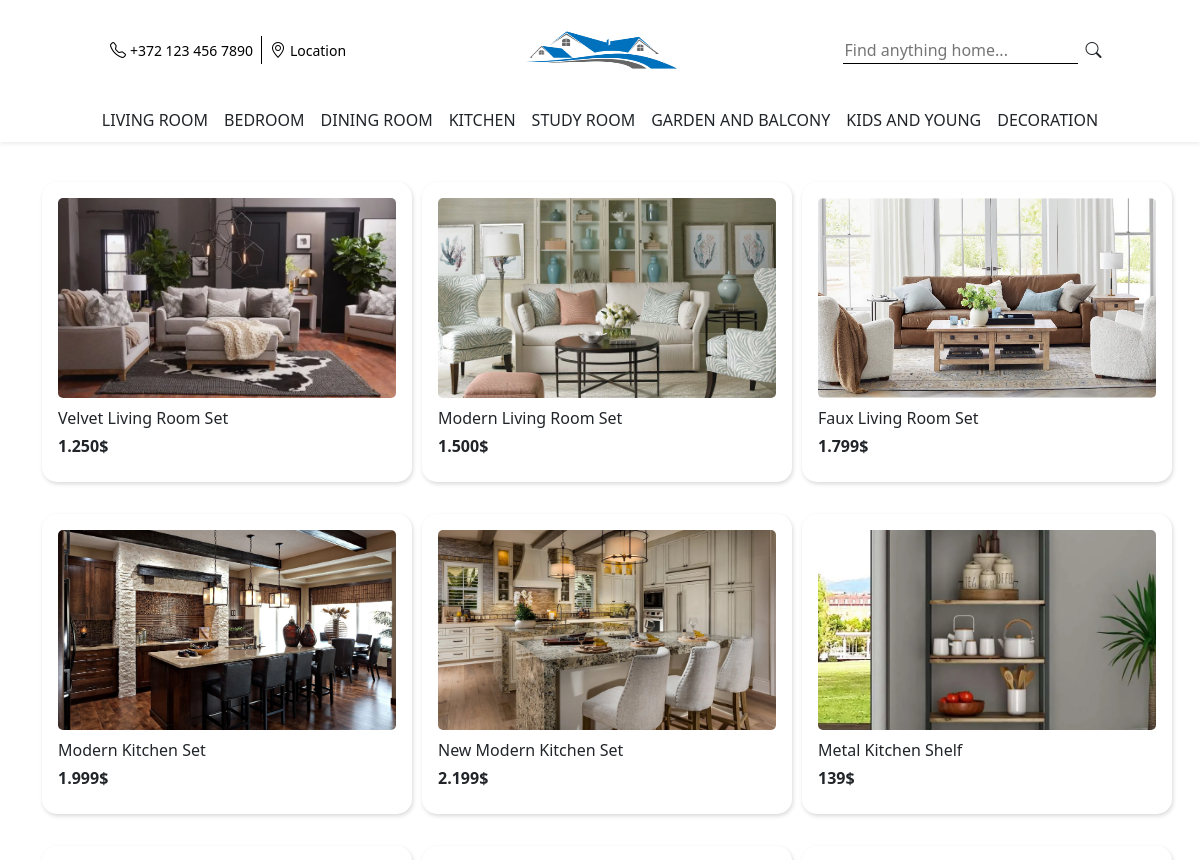
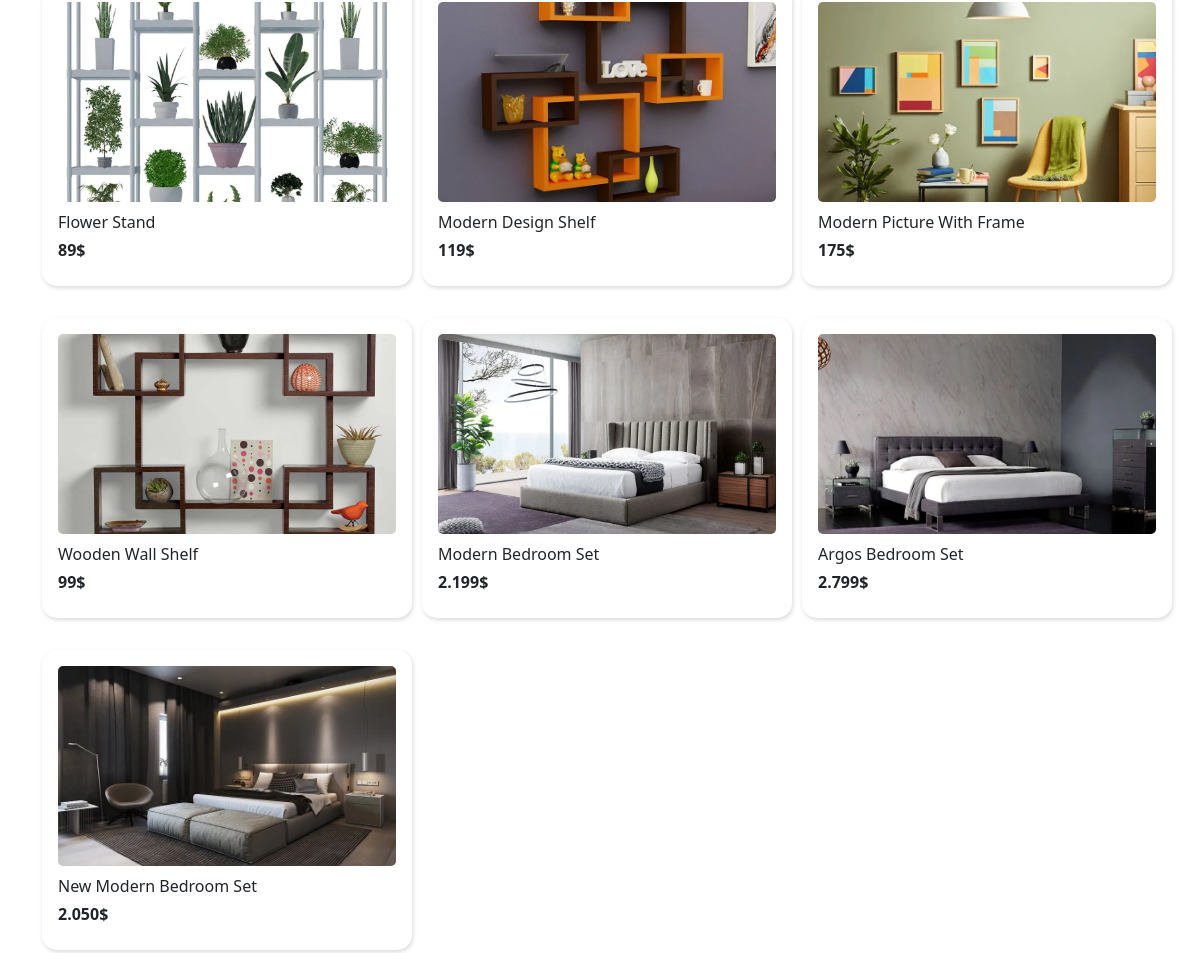
/products.php, run on the app's committed database (2 pictures, top to bottom).
### tables this page shows
CREATE TABLE `tags` (
  `id` int(11) NOT NULL,
  `tag` varchar(150) NOT NULL
);

CREATE TABLE `products` (
  `id` int(11) NOT NULL,
  `name` varchar(250) NOT NULL,
  `price` varchar(250) NOT NULL,
  `link` varchar(250) NOT NULL,
  `image` varchar(250) NOT NULL
);

### products.php (the view, shortened to what this page needs)
<?php
    require 'db.php';
?>
<!DOCTYPE html>
<html lang="en">
<head>
    <link rel="stylesheet" href="./styles/style.css" />
    <link href="https://cdn.jsdelivr.net/npm/bootstrap@5.0.2/dist/css/bootstrap.min.css" rel="stylesheet">
    <link rel="stylesheet" href="https://cdn.jsdelivr.net/npm/bootstrap-icons@1.8.3/font/bootstrap-icons.css">
</head>
<body>
    <header class="shadow-sm">
        <div class="container">
            <div class="row mx-auto">
                <div class="col-12 col-md-4 mt-3 mt-md-0">
                    <div class="d-flex align-items-center justify-content-center h-100">
                        <div id="phone-number" class="d-flex align-items-center gap-1">
                            <i class="bi-telephone nav-icon"></i>
                            <a href="https://wa.me/+3721234567890?text=Hey%20i%20wanna%20buy%20a%20furniture%2C%20can%20you%20help%20me%3F" target="_blank"><span class="header-text"> +372 123 456 7890</span></a>
                        </div>
                        <div id="location" class="d-flex align-items-center gap-1">
                            <i class="bi-geo-alt nav-icon"></i>
                            <a href="./#map"><span class="header-text"> Location</span></a>
                        </div>
                    </div>
                </div>
                <div class="col-12 col-md-4">
                    <div class="d-flex align-items-center justify-content-center h-100">
                       <a href="./"><img src="./img/logo.png" alt="Logo" width="165" height="100"></a>
                    </div>
                </div>
                <div class="col-12 col-md-4 mb-3 mb-md-0">
                    <div class="d-flex align-items-center justify-content-center h-100 gap-2">
                        <input id="search-input" name="search-input" type="search" placeholder="Find anything home...">
                        <i class="bi-search nav-icon"></i>
                    </div>
                </div>
            </div>
            <nav class="row overflow-auto no-scrollbar">
                <ul class="d-flex justify-content-start justify-content-lg-center gap-3 m-0">
                <?php
                        $tagQuery = mysqli_query($conn, "SELECT * FROM tags");
                        while($tagRow = mysqli_fetch_row($tagQuery)){
                            $tag = $tagRow[1];
                            $liTag = strtoupper($tag);
                    ?>
                    <li class="nav-item py-2">
                        <a href="./products.php?tag=<?php echo $liTag?>"><span><?php echo $liTag?></span></a>
                    </li>
                    <?php } ?>
                </ul>
            </nav>
        </div>
    </header>
    <main>
        <div id="products" class="container my-4">
            <div class="row">
                <?php
                    if (empty($_GET)) {
                        $query = mysqli_query($conn, "SELECT * FROM products");
                    } else {
                        $tagName = $_GET['tag'];
                        $query = mysqli_query($conn, "SELECT * FROM products INNER JOIN producttags ON products.id = producttags.productID WHERE producttags.tag='$tagName'");
                    }
                    while($row = mysqli_fetch_row($query)){
                        $id = $row[0];
                        $name = $row[1];
                        $price = $row[2];
                        $link = $row[3];
                        $image = $row[4];
                ?>
                <div class="col-12 col-md-6 col-xl-4">
                    <a id="furniture__link" href="<?php echo $link ?>" target="_blank">
                        <div class="furniture__card">
                            <img id="furniture__img" src="./img/static/<?php echo $image ?>" alt="Furniture <?php echo $id ?>">
                            <div id="furniture__bottom" class="d-flex flex-column py-2">
                                <span id="furniture__id"><?php echo $name ?></span>
                                <b id="furniture__price" class="mt-1"><?php echo $price ?></b>
                            </div>
                        </div>
                    </a>
                </div>
                <?php } ?>
            </div>
        </div>
    </main>
</body>
</html>

### styles/style.css (style rules this page uses)
ul { list-style-type: none; }
a, a:hover, a:visited, a:active { color: inherit !important; text-decoration: none !important; }
.no-scrollbar { scrollbar-width: none; -ms-overflow-style: none; }
.nav-icon { font-size: 16px; }
.header-text { color: #000; font-size: 14px; }
.nav-item { cursor: pointer; }
.nav-item a { white-space: nowrap; }
.nav-item span { -webkit-transition: color 150ms ease-in-out; transition: color 150ms ease-in-out; }
.nav-item::after { content: ''; display: block; -webkit-transform: scaleX(0); transform: scaleX(0); border-bottom: solid 2px #FF5722; -webkit-transition: -webkit-transform 250ms ease-in-out; transition: -webkit-transform 250ms ease-in-out; transition: transform 250ms ease-in-out; transition: transform 250ms ease-in-out, -webkit-transform 250ms ease-in-out; }
#location, #phone-number { cursor: pointer; color: #000; }
#location span, #location i, #phone-number span, #phone-number i { -webkit-transition: color 250ms ease-in-out; transition: color 250ms ease-in-out; }
#search-input { outline: none; border: none; border-bottom: solid 1px #000; border-radius: 0; -webkit-appearance: none; -webkit-border-radius: 0px; }
.furniture__card { display: -webkit-box; display: -ms-flexbox; display: flex; -webkit-box-orient: vertical; -webkit-box-direction: normal; -ms-flex-direction: column; flex-direction: column; width: 300px; padding: 16px; margin-top: 16px; margin-bottom: 16px; margin-left: auto; margin-right: auto; border-radius: 15px; -webkit-box-shadow: 1px 2px 4px rgba(0, 0, 0, 0.15); box-shadow: 1px 2px 4px rgba(0, 0, 0, 0.15); -webkit-transition: -webkit-box-shadow 250ms ease-in-out; transition: -webkit-box-shadow 250ms ease-in-out; transition: box-shadow 250ms ease-in-out; transition: box-shadow 250ms ease-in-out, -webkit-box-shadow 250ms ease-in-out; }
.furniture__card img { border-radius: 5px; width: 100%; height: 200px; -o-object-fit: cover; object-fit: cover; }
@media (min-width: 576px) { .furniture__card { width: 350px; } }
@media (min-width: 992px) { .furniture__card { width: 370px; } }

### data on the page
tags: tag "LIVING ROOM"
tags: tag "BEDROOM"
tags: tag "DINING ROOM"
tags: tag "KITCHEN"
tags: tag "STUDY ROOM"
tags: tag "GARDEN AND BALCONY"
tags: tag "KIDS AND YOUNG"
tags: tag "DECORATION"
products: image (picture), name "Velvet Living Room Set", price "1.250$"
products: image (picture), name "Modern Living Room Set", price "1.500$"
products: image (picture), name "Faux Living Room Set", price "1.799$"
products: image (picture), name "Modern Kitchen Set", price "1.999$"
products: image (picture), name "New Modern Kitchen Set", price "2.199$"
products: image (picture), name "Metal Kitchen Shelf", price "139$"
products: image (picture), name "Flower Stand", price "89$"
products: image (picture), name "Modern Design Shelf", price "119$"
products: image (picture), name "Modern Picture With Frame", price "175$"
products: image (picture), name "Wooden Wall Shelf", price "99$"
products: image (picture), name "Modern Bedroom Set", price "2.199$"
products: image (picture), name "Argos Bedroom Set", price "2.799$"
products: image (picture), name "New Modern Bedroom Set", price "2.050$"
